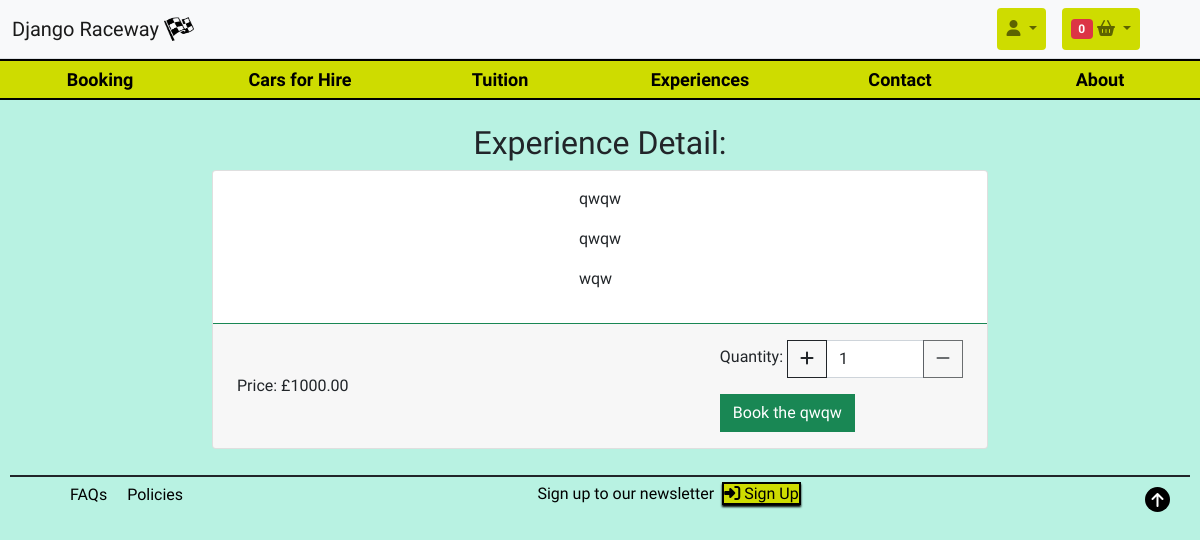
Before: /trackdays/experiences/1/ with the older database file.
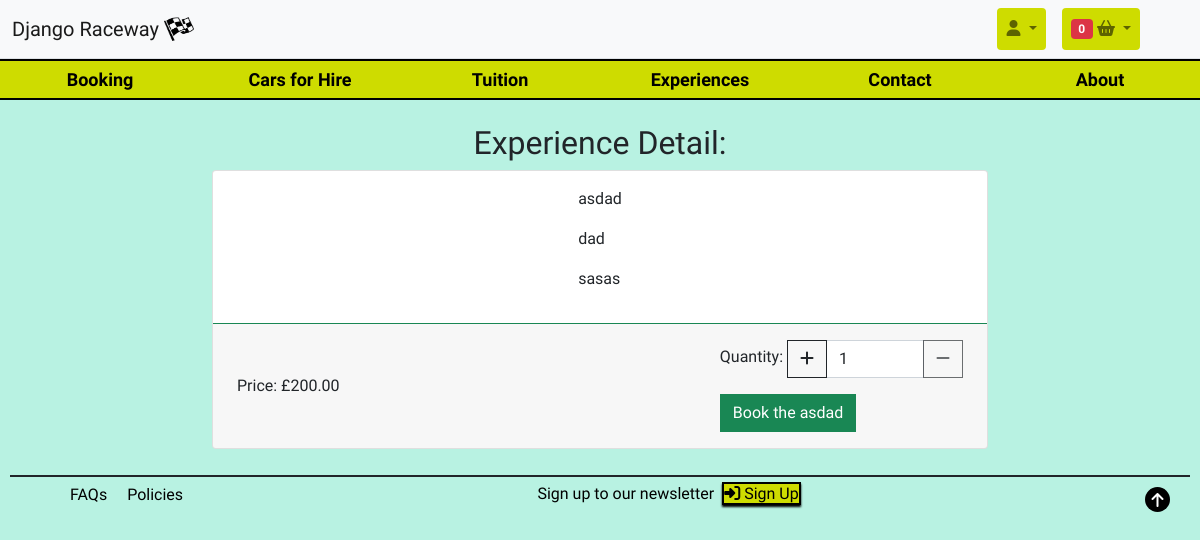
After: the same page with the newer database file.
### trackdays/models.py (models this page shows, shortened)
class Experiences(models.Model):
    title = models.CharField(max_length=150,unique=True,null=False)
    description = models.TextField(max_length=1000)
    itinerary = models.TextField(max_length=1000)
    image_url = models.URLField(max_length=1024, null=True, blank=True)
    image = models.ImageField(null=True, blank=True)
    price = models.DecimalField(max_digits=7, decimal_places=2)
    class Meta:
        verbose_name_plural = "Experiences"

### trackdays/views.py (the view)
# urls.py: path('experiences/<experience_id>/', views.experiences_detail, name='exp_detail'),
def experiences_detail(request, experience_id):
    experience = get_object_or_404(Experiences, pk=experience_id)
    context = {
        "experience": experience,
    }
    return render(request, 'trackdays/experience-detail.html', context)

### checkout/contexts.py (called while the page is built)
def calc_vat(request, total):
    vat_rate = Decimal('0.20')
    vat_amount = total * vat_rate
    grand_total = total + vat_amount
    return grand_total

### trackdays/templates/trackdays/experience-detail.html (shortened to what this page needs)
{% extends "base.html" %}
{% load static %}
{% block extra_css %}
<link rel="stylesheet" href="{% static 'trackdays/css/exp_detail.css' %}">
{% endblock %}
{% block content %}
{% include 'includes/main-nav.html' %}
<h2 class="text-center mt-4">Experience Detail:</h2>
<div class="container-fluid">
    <div class="row">
        <div class="col-12 col-lg-8 offset-lg-2">
            <div class="card mb-3">
                <div class="card-body mx-auto">
                    <p>{{ experience.title }}</p>
                    <p>{{ experience.description }}</p>
                    <p>{{ experience.itinerary | safe }}</p>
                </div>
                <div class="card-footer border-success d-flex bd-highlight">
                    <div class="p-2 flex-grow-1 bd-highlight d-flex align-items-center">Price: £{{ experience.price }}
                    </div>
                    <form method="POST" action="{% url 'add_exp_to_basket' experience.id %}">
                        <div class="p-2 bd-highlight d-flex align-items-center form-group">
                            <p class="form-label mt-1 pe-1"><span>Quantity:</span></p>
                            <div class="input-group">
                                <button class="increment-qty btn btn-outline-dark rounded-0" data-item_id="{{ experience.id }}"
                                    id="increment-qty_{{ experience.id }}">
                                    <span>
                                        <i class="fas fa-plus quantity-icon"></i>
                                    </span>
                                </button>
                                <input class="form-control qty_input" type="number" name="quantity" value="1" min="1" max="10"
                                    data-item_id="{{ experience.id }}" id="id_qty_{{ experience.id }}">
                                <button class="decrement-qty btn btn-outline-dark rounded-0" data-item_id="{{ experience.id }}"
                                    id="decrement-qty_{{ experience.id }}">
                                    <span>
                                        <i class="fas fa-minus quantity-icon"></i>
                                    </span>
                                </button>
                            </div>
                        </div>
                        <div class="p-2 bd-highlight d-flex align-items-center">
                            <input type="submit" class="btn btn-success rounded-0"
                                value="Book the {{ experience.title }}">
                        </div>
                    </form>
                </div>
            </div>
        </div>
    </div>
</div>
{% endblock %}

Changed rows visible on the page:
changed Experiences id 1: title "qwqw" → "asdad"; description "qwqw" → "dad"; itinerary "wqw" → "sasas"; price "1000.00" → "200.00"; title "Book the qwqw" → "Book the asdad"
